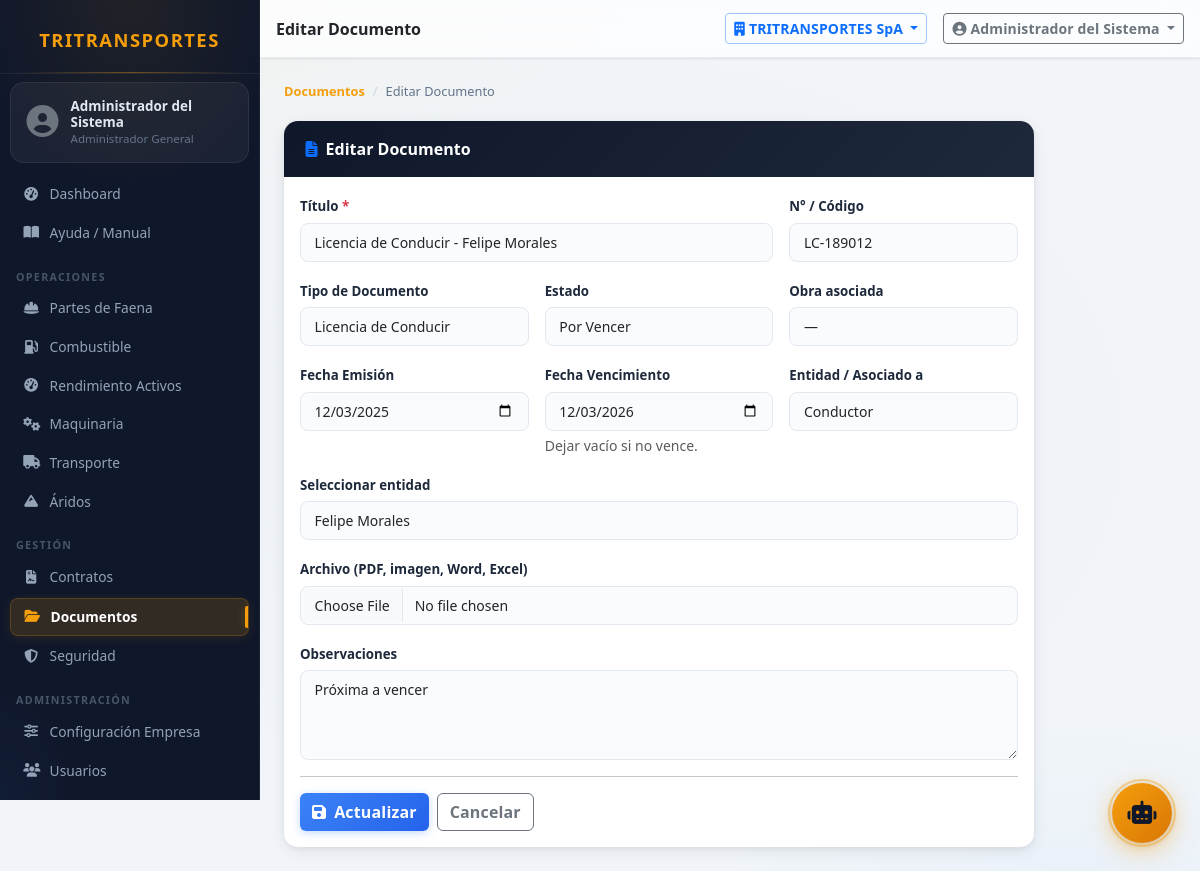
Screenshot of /modules/documentos/documento?id=2 (signed in) with the database file from the repository.
### tables this page shows
CREATE TABLE IF NOT EXISTS documentos (
    id              INT UNSIGNED AUTO_INCREMENT PRIMARY KEY,
    empresa_id      INT UNSIGNED NOT NULL,
    tipo_id         INT UNSIGNED,
    estado_id       INT UNSIGNED,
    obra_id         INT UNSIGNED,
    contrato_id     INT UNSIGNED,
    entidad_tipo    ENUM('trabajador','conductor','operador','vehiculo','equipo','empresa','general') DEFAULT 'general',
    entidad_id      INT UNSIGNED,
    titulo          VARCHAR(255) NOT NULL,
    numero          VARCHAR(100),
    fecha_emision   DATE,
    fecha_vencimiento DATE,
    ruta_archivo    VARCHAR(300),
    nombre_archivo  VARCHAR(255),
    observaciones   TEXT,
    activo          TINYINT(1) NOT NULL DEFAULT 1,
    creado_por      INT UNSIGNED,
    created_at      DATETIME NOT NULL DEFAULT CURRENT_TIMESTAMP,
    updated_at      DATETIME NOT NULL DEFAULT CURRENT_TIMESTAMP ON UPDATE CURRENT_TIMESTAMP,
    CONSTRAINT fk_doc_emp  FOREIGN KEY (empresa_id) REFERENCES empresas(id),
    CONSTRAINT fk_doc_tipo FOREIGN KEY (tipo_id)    REFERENCES tipos_documento(id)   ON DELETE SET NULL,
    CONSTRAINT fk_doc_est  FOREIGN KEY (estado_id)  REFERENCES estados_documento(id) ON DELETE SET NULL,
    CONSTRAINT fk_doc_obra FOREIGN KEY (obra_id)    REFERENCES obras(id)             ON DELETE SET NULL,
    CONSTRAINT fk_doc_usr  FOREIGN KEY (creado_por) REFERENCES usuarios(id)          ON DELETE SET NULL,
    INDEX idx_doc_emp   (empresa_id),
    INDEX idx_doc_venc  (fecha_vencimiento),
    INDEX idx_doc_ent   (entidad_tipo, entidad_id)
);

CREATE TABLE IF NOT EXISTS tipos_documento (
    id                    INT UNSIGNED AUTO_INCREMENT PRIMARY KEY,
    nombre                VARCHAR(100) NOT NULL,
    aplica_a              VARCHAR(60),
    requiere_vencimiento  TINYINT(1)  NOT NULL DEFAULT 0,
    activo                TINYINT(1)  NOT NULL DEFAULT 1,
    UNIQUE KEY uq_nombre (nombre)
);

CREATE TABLE IF NOT EXISTS estados_documento (
    id          INT UNSIGNED AUTO_INCREMENT PRIMARY KEY,
    nombre      VARCHAR(80)  NOT NULL,
    color       VARCHAR(20)  NOT NULL DEFAULT '#6c757d',
    alerta_dias INT UNSIGNED DEFAULT 30,
    activo      TINYINT(1)   NOT NULL DEFAULT 1,
    UNIQUE KEY uq_nombre (nombre)
);

### core/Helpers.php (called while the page is built, shortened)
<?php
function h(mixed $s): string {
    return htmlspecialchars((string)$s, ENT_QUOTES | ENT_HTML5, 'UTF-8');
}
function getInt(string $key, int $default = 0): int {
    return isset($_GET[$key]) ? (int)$_GET[$key] : $default;
}

### core/Auth.php (called while the page is built, shortened)
<?php
class Auth {
    public static function empresaId(): int {
        return (int)($_SESSION['empresa_id'] ?? 0);
    }
}

### core/Tenant.php (called while the page is built, shortened)
<?php
class Tenant
{
    private static bool $ocupado = false;
    private static ?array $tablasTenant = null;
    public static function tablasTenant(): array
    {
        if (self::$tablasTenant !== null) return self::$tablasTenant;
        $cache = ROOT . '/logs/.tenant_tablas.php';
        try {
            $filas = DB::all(
                "SELECT TABLE_NAME AS t FROM information_schema.COLUMNS
                 WHERE TABLE_SCHEMA = DATABASE() AND COLUMN_NAME = 'empresa_id'"
            );
            $lista = array_column($filas, 't');
        } catch (Throwable) {
            $lista = [];
        }
        return self::$tablasTenant = $lista;
    }
    public static function revisar(string $sql): ?string
    {
        $limpio = self::normalizar($sql);
        $verbo  = strtoupper(strtok(ltrim($limpio), " \t\n("));
        $tablas = self::tablasReferenciadas($limpio, $verbo);
        $sensibles = array_intersect($tablas, self::tablasTenant());
        if (!$sensibles) return null;
        if (stripos($limpio, 'empresa_id') !== false) return null;
        return 'Consulta sobre ' . implode(', ', $sensibles) . ' sin filtro empresa_id';
    }
    public static function verificar(string $sql): void
    {
        $modo = defined('TENANT_MODO') ? TENANT_MODO : 'auditar';
        if ($modo === 'off' || self::$ocupado) return;
        self::$ocupado = true;
        try {
            $motivo = self::revisar($sql);
            if ($motivo === null) return;
        } finally {
            self::$ocupado = false;
        }
    }
    public static function normalizar(string $sql): string
    {
        $sql = preg_replace('/--[^\n]*/', ' ', $sql);
        $sql = preg_replace('/\/\*.*?\*\//s', ' ', $sql);
        return trim(preg_replace('/\s+/', ' ', $sql));
    }
    public static function tablasReferenciadas(string $sql, string $verbo): array
    {
        $tablas = [];
        $cte = [];
        if (preg_match_all('/\b([a-z_][a-z0-9_]*)\s+AS\s*\(/i', $sql, $m)) {
            $cte = array_map('strtolower', $m[1]);
        }
        $patrones = [
            '/\bFROM\s+`?([a-z_][a-z0-9_]*)`?/i',
            '/\bJOIN\s+`?([a-z_][a-z0-9_]*)`?/i',
            '/\bUPDATE\s+`?([a-z_][a-z0-9_]*)`?/i',
            '/\bINSERT\s+INTO\s+`?([a-z_][a-z0-9_]*)`?/i',
        ];
        foreach ($patrones as $p) {
            if (preg_match_all($p, $sql, $m)) {
                foreach ($m[1] as $t) {
                    $t = strtolower($t);
                    $tablas[] = $t;
                }
            }
        }
        return array_values(array_unique($tablas));
    }
}

### config/database.php (called while the page is built, shortened)
<?php
class DB {
    private static ?PDO $pdo = null;
    public static function conn(): PDO {
        if (self::$pdo === null) {
            $dsn = sprintf('mysql:host=%s;port=%s;dbname=%s;charset=%s', DB_HOST, DB_PORT, DB_NAME, DB_CHARSET);
            self::$pdo = new PDO($dsn, DB_USER, DB_PASS, [
                PDO::ATTR_ERRMODE            => PDO::ERRMODE_EXCEPTION,
                PDO::ATTR_DEFAULT_FETCH_MODE => PDO::FETCH_ASSOC,
                PDO::ATTR_EMULATE_PREPARES   => false,
            ]);
        }
        return self::$pdo;
    }
    public static function run(string $sql, array $p = []): PDOStatement {
        if (class_exists('Tenant')) {
            Tenant::verificar($sql);
        }
        $stmt = self::conn()->prepare($sql);
        $stmt->execute($p);
        return $stmt;
    }
    public static function all(string $sql, array $p = []): array {
        return self::run($sql, $p)->fetchAll();
    }
    public static function one(string $sql, array $p = []): array|false {
        return self::run($sql, $p)->fetch();
    }
}

### config/config.php (called while the page is built, shortened)
<?php
function env(string $key, string $default = ''): string {
    $v = getenv($key);
    return ($v === false || $v === '') ? $default : $v;
}

### modules/documentos/documento.php (the view, shortened to what this page needs)
<?php
$emp  = Auth::empresaId();
$id   = getInt('id');
$edit = $id > 0;
$r    = [];
if ($edit) {
    $r = DB::one("SELECT * FROM documentos WHERE id=? AND empresa_id=?", [$id, $emp]);
}
$tipos    = DB::all("SELECT id, nombre FROM tipos_documento ORDER BY nombre", []);
$estados  = DB::all("SELECT id, nombre FROM estados_documento ORDER BY nombre", []);
$pageTitle = $edit ? 'Editar Documento' : 'Nuevo Documento';
include ROOT . '/includes/header.php';
?>
<nav aria-label="breadcrumb"><ol class="breadcrumb">
    <li class="breadcrumb-item"><a href="index">Documentos</a></li>
    <li class="breadcrumb-item active"><?= h($pageTitle) ?></li>
</ol></nav>
<div class="card form-card" style="max-width:750px">
    <div class="card-header">
        <strong><i class="fas fa-file-alt text-primary me-2"></i><?= h($pageTitle) ?></strong>
    </div>
    <div class="card-body">
        <form method="POST" enctype="multipart/form-data">
            <div class="row g-3">
                <div class="col-md-8">
                    <label class="form-label">Título <span class="text-danger">*</span></label>
                    <input type="text" name="titulo" class="form-control" required maxlength="255"
                           value="<?= h($r['titulo'] ?? '') ?>">
                </div>
                <div class="col-md-4">
                    <label class="form-label">N° / Código</label>
                    <input type="text" name="numero" class="form-control" maxlength="100"
                           value="<?= h($r['numero'] ?? '') ?>">
                </div>
                <div class="col-md-4">
                    <label class="form-label">Tipo de Documento</label>
                    <select name="tipo_id" class="form-select">
                        <?php foreach ($tipos as $t): ?>
                            <option value="<?= $t['id'] ?>" <?= ($r['tipo_id'] ?? '') == $t['id'] ? 'selected' : '' ?>><?= h($t['nombre']) ?></option>
                        <?php endforeach; ?>
                    </select>
                </div>
                <div class="col-md-4">
                    <label class="form-label">Estado</label>
                    <select name="estado_id" class="form-select">
                        <?php foreach ($estados as $e): ?>
                            <option value="<?= $e['id'] ?>" <?= ($r['estado_id'] ?? '') == $e['id'] ? 'selected' : '' ?>><?= h($e['nombre']) ?></option>
                        <?php endforeach; ?>
                    </select>
                </div>
                <div class="col-md-4">
                    <label class="form-label">Obra asociada</label>
                    <select name="obra_id" class="form-select">
                        <option value="">—</option>
                    </select>
                </div>
                <div class="col-md-4">
                    <label class="form-label">Fecha Emisión</label>
                    <input type="date" name="fecha_emision" class="form-control" value="<?= h($r['fecha_emision'] ?? '') ?>">
                </div>
                <div class="col-md-4">
                    <label class="form-label">Fecha Vencimiento</label>
                    <input type="date" name="fecha_vencimiento" class="form-control" value="<?= h($r['fecha_vencimiento'] ?? '') ?>">
                    <div class="form-text">Dejar vacío si no vence.</div>
                </div>
                <div class="col-md-4">
                    <label class="form-label">Entidad / Asociado a</label>
                    <select name="entidad_tipo" id="selEntTipo" class="form-select">
                        <?php foreach (['general'=>'General','trabajador'=>'Trabajador','conductor'=>'Conductor','operador'=>'Operador','vehiculo'=>'Vehículo','equipo'=>'Equipo','empresa'=>'Empresa'] as $v => $l): ?>
                            <option value="<?= $v ?>" <?= ($r['entidad_tipo'] ?? 'general') === $v ? 'selected' : '' ?>><?= $l ?></option>
                        <?php endforeach; ?>
                    </select>
                </div>
                <div class="col-md-12" id="entidadSelect" style="display:none">
                    <label class="form-label">Seleccionar entidad</label>
                    <select name="entidad_id" id="selEntId" class="form-select">
                        <option value="">—</option>
                    </select>
                </div>
                <div class="col-12">
                    <label class="form-label">Archivo (PDF, imagen, Word, Excel)</label>
                    <input type="file" name="archivo" class="form-control"
                           accept=".pdf,.jpg,.jpeg,.png,.webp,.doc,.docx,.xls,.xlsx">
                </div>
                <div class="col-12">
                    <label class="form-label">Observaciones</label>
                    <textarea name="observaciones" class="form-control" rows="2" maxlength="1000"><?= h($r['observaciones'] ?? '') ?></textarea>
                </div>
            </div>
            <hr class="my-3">
            <div class="d-flex gap-2">
                <button type="submit" class="btn btn-primary"><i class="fas fa-save me-2"></i><?= $edit ? 'Actualizar' : 'Guardar Documento' ?></button>
                <a href="index" class="btn btn-outline-secondary">Cancelar</a>
            </div>
        </form>
    </div>
</div>
<?php include ROOT . '/includes/footer.php'; ?>

### assets/css/app.css (style rules this page uses)
:root { --sidebar-width: 260px; --navbar-height: 58px; --brand-navy: #0f172a; --brand-navy-2: #1e293b; --brand-navy-3: #334155; --brand-amber: #f59e0b; --brand-amber-2: #d97706; --brand-amber-glow: rgba(245,158,11,0.35); --bg-base: #f1f5f9; --bg-surface: #ffffff; --bg-glass: rgba(255,255,255,0.72); --bg-glass-dark: rgba(15,23,42,0.82); --text-primary: #0f172a; --text-secondary: #64748b; --text-muted: #94a3b8; --shadow-sm: 0 1px 3px rgba(0,0,0,0.06), 0 1px 2px rgba(0,0,0,0.04); --shadow-md: 0 4px 16px rgba(0,0,0,0.08), 0 2px 6px rgba(0,0,0,0.05); --shadow-lg: 0 12px 40px rgba(0,0,0,0.14), 0 4px 12px rgba(0,0,0,0.07); --shadow-xl: 0 24px 60px rgba(0,0,0,0.18), 0 8px 24px rgba(0,0,0,0.10); --glow-blue: 0 8px 24px rgba(59,130,246,0.28); --glow-green: 0 8px 24px rgba(34,197,94,0.28); --glow-amber: 0 8px 24px rgba(245,158,11,0.32); --glow-red: 0 8px 24px rgba(239,68,68,0.28); --glow-purple: 0 8px 24px rgba(168,85,247,0.28); --glow-cyan: 0 8px 24px rgba(6,182,212,0.28); --radius-sm: 8px; --radius-md: 14px; --radius-lg: 20px; --radius-xl: 28px; --ease-smooth: cubic-bezier(0.4, 0, 0.2, 1); --ease-bounce: cubic-bezier(0.34, 1.56, 0.64, 1); --t-fast: 0.15s; --t-mid: 0.25s; --t-slow: 0.4s; }
*, *::before, *::after { box-sizing: border-box; }
body { font-family: 'Segoe UI', system-ui, -apple-system, sans-serif; background-color: var(--bg-base); background-image: radial-gradient(ellipse 80% 60% at 10% -10%, rgba(245,158,11,0.06) 0%, transparent 60%), radial-gradient(ellipse 60% 50% at 90% 110%, rgba(59,130,246,0.05) 0%, transparent 55%), radial-gradient(ellipse 70% 70% at 50% 50%, rgba(15,23,42,0.02) 0%, transparent 70%); background-attachment: fixed; color: var(--text-primary); min-height: 100vh; }
.form-card { border: none !important; border-radius: var(--radius-lg) !important; box-shadow: var(--shadow-md); background: var(--bg-surface); overflow: hidden; }
.form-card .card-header { background: linear-gradient(135deg, var(--brand-navy) 0%, var(--brand-navy-2) 100%); color: white; font-weight: 700; border: none; padding: 1rem 1.35rem; }
.form-label { font-weight: 700; font-size: 0.83rem; color: var(--brand-navy-2); margin-bottom: 0.35rem; }
.form-control, .form-select { border-radius: var(--radius-sm) !important; font-size: 0.875rem; border: 1.5px solid #e2e8f0; padding: 0.5rem 0.85rem; transition: all var(--t-fast) var(--ease-smooth); background: #fafbfc; }
textarea.form-control { resize: vertical; min-height: 90px; }
.btn { font-weight: 600; letter-spacing: 0.01em; transition: all var(--t-fast) var(--ease-bounce); position: relative; overflow: hidden; }
.btn-primary::before, .btn-warning::before { content: ''; position: absolute; top: -50%; left: -60%; width: 30%; height: 200%; background: rgba(255,255,255,0.25); transform: skewX(-20deg); transition: left 0.45s var(--ease-smooth); }
.btn-primary { background: linear-gradient(135deg, #3b82f6 0%, #2563eb 100%); border: none; box-shadow: 0 2px 8px rgba(59,130,246,0.3); }
.breadcrumb { font-size: 0.8rem; margin-bottom: 1.25rem; background: none; padding: 0; }
.breadcrumb-item + .breadcrumb-item::before { color: #cbd5e1; }
.breadcrumb-item a { color: var(--brand-amber); text-decoration: none; font-weight: 600; }
.breadcrumb-item.active { color: var(--text-secondary); }
.card { border-radius: var(--radius-md) !important; transition: box-shadow var(--t-fast); }
html, body { max-width: 100%; overflow-x: hidden; }

### rows the page displays
documentos: titulo "Licencia de Conducir - Felipe Morales", numero "LC-189012", tipo_id "Licencia de Conducir", estado_id "Por Vencer", fecha_emision "12/03/2025", fecha_vencimiento "12/03/2026", entidad_tipo "Conductor", observaciones "Próxima a vencer"

### other values shown
Auth::user()['nombre'] "Administrador del Sistema"
Auth::rolNombre() "Administrador General"
$label "Dashboard Ayuda / Manual Partes de Faena Combustible Rendimiento Activos Maquinaria Transporte Áridos Contratos Documentos Seguridad Configuración Empresa Usuarios"
$label "OPERACIONES GESTIÓN ADMINISTRACIÓN"
$pageTitle "Editar Documento"
$empActiva "TRITRANSPORTES SpA"
